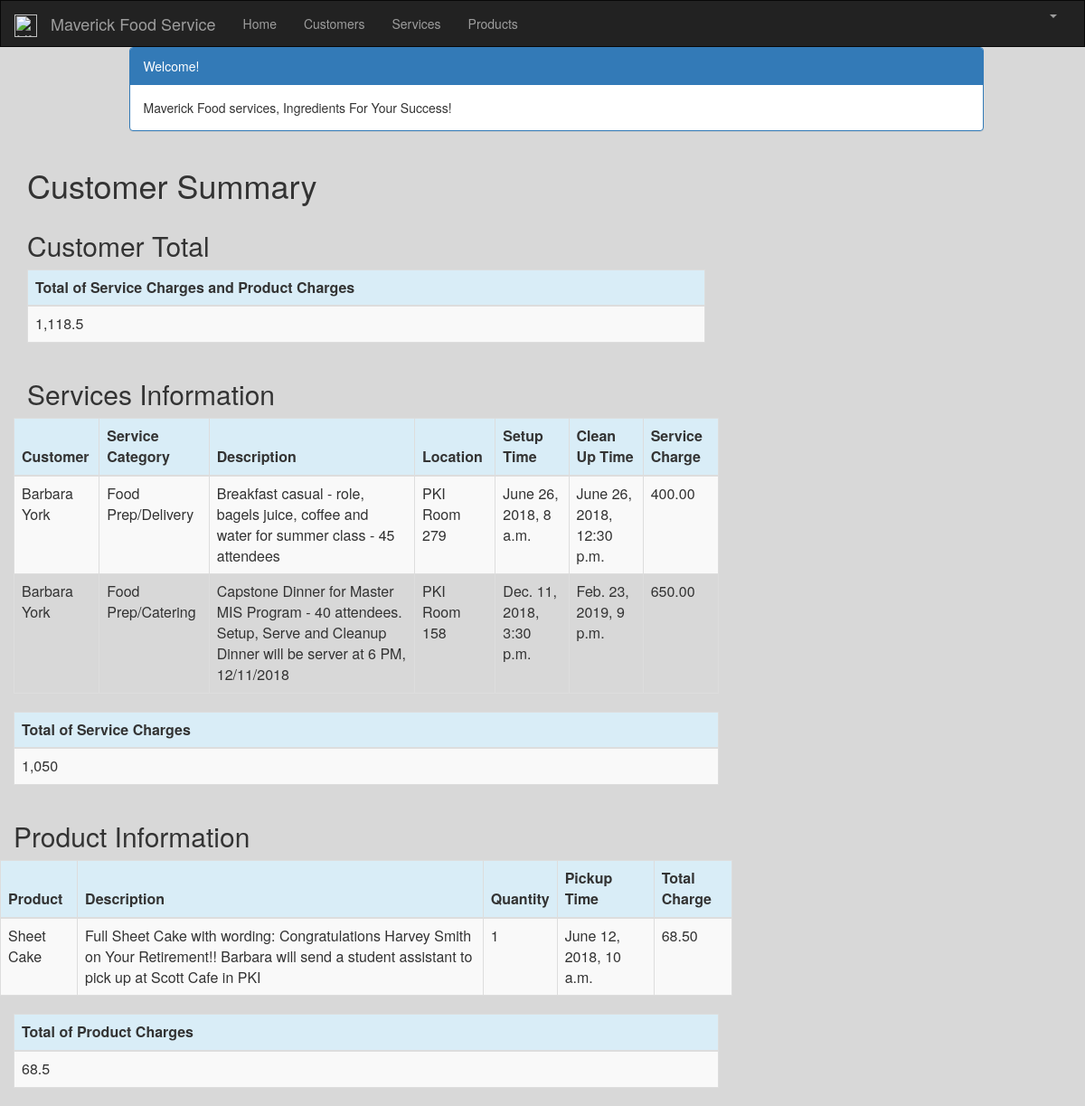
The page /customer/1/summary/ (signed in) on the database its author committed.
### crm/models.py (models this page shows, shortened)
class Service(models.Model):
    cust_name = models.ForeignKey(Customer, on_delete=models.CASCADE, related_name='services')
    service_category = models.CharField(max_length=100)
    description = models.TextField()
    location = models.CharField(max_length=200)
    setup_time = models.DateTimeField(
        default=timezone.now)
    cleanup_time = models.DateTimeField(
        default=timezone.now)
    service_charge = models.DecimalField(max_digits=10, decimal_places=2)
    created_date = models.DateTimeField(
        default=timezone.now)
    updated_date = models.DateTimeField(auto_now_add=True)

class Customer(models.Model):
    cust_name = models.CharField(max_length=50)
    organization = models.CharField(max_length=100, blank=True)
    role = models.CharField(max_length=100)
    email = models.EmailField(max_length=100)
    bldgroom = models.CharField(max_length=100)
    address = models.CharField(max_length=200)
    account_number = models.IntegerField(blank=False, null=False)
    city = models.CharField(max_length=50)
    state = models.CharField(max_length=50)
    zipcode = models.CharField(max_length=10)
    phone_number = models.CharField(max_length=50)
    created_date = models.DateTimeField(
        default=timezone.now)
    updated_date = models.DateTimeField(auto_now_add=True)
    def __str__(self):
        return str(self.cust_name)

class Product(models.Model):
    cust_name = models.ForeignKey(Customer, on_delete=models.CASCADE, related_name='products')
    product = models.CharField(max_length=100)
    p_description = models.TextField()
    quantity = models.IntegerField()
    pickup_time = models.DateTimeField(
        default=timezone.now)
    charge = models.DecimalField(max_digits=10, decimal_places=2)
    created_date = models.DateTimeField(
        default=timezone.now)
    updated_date = models.DateTimeField(auto_now_add=True)

### crm/views.py (the view)
# urls.py: path('customer/<int:pk>/summary/', views.summary, name='summary'),
@login_required
def summary(request, pk):
    customer = get_object_or_404(Customer, pk=pk)
    customers = Customer.objects.filter(created_date__lte=timezone.now())
    services = Service.objects.filter(cust_name=pk)
    products = Product.objects.filter(cust_name=pk)
    sum_service_charge = Service.objects.filter(cust_name=pk).aggregate(Sum('service_charge'))
    sum_product_charge = Product.objects.filter(cust_name=pk).aggregate(Sum('charge'))
    return render(request, 'crm/summary.html', {'customers': customers,
                                                    'products': products,
                                                    'services': services,
                                                    'sum_service_charge': sum_service_charge,
                                                    'sum_product_charge': sum_product_charge,})

### crm/templates/crm/summary.html
{% extends 'crm/base.html' %}
{% block content %}
{% load mathfilters %}
{% load humanize %}
<div class="container">
    <div class="row">
        <div class="col-md-10 col-md-offset-1">
            <div class="panel panel-primary">
                <div class="panel-heading">Welcome!</div>
                <div class="panel-body">
                    Maverick Food services, Ingredients For Your Success!
                </div>
            </div>
        </div>
    </div>
</div>
<div class="row">
    <h1 style="padding-left: 15Px">Customer Summary</h1>
</div>
    <div class="row">
        <h2 style="padding-left: 15Px">Customer Total</h2>
    </div>
    <table class="table table-striped table-bordered table-hover">
        <thead>
            <tr class="bg-info">
                <th>Total of Service Charges and Product Charges</th>
            </tr>
        </thead>
        <tbody>
            <tr>
                <td>{{ sum_service_charge.service_charge__sum|addition:sum_product_charge.charge__sum|intcomma}}</td>
            </tr>
        </tbody>
    </table>
    <div class="row">
        <h2 style="padding-left: 15Px">Services Information</h2>
    </div>
    <div class="row">
        <table class="table table-striped table-bordered table-hover">
            <thead>
            <tr class="bg-info">
                <th>Customer</th>
                <th>Service Category</th>
                <th>Description</th>
                <th>Location</th>
                <th>Setup Time</th>
                <th>Clean Up Time</th>
                <th>Service Charge</th>
            </tr>
            </thead>
            <tbody>
            {% for service in services %}
                <tr>
                    <td>{{ service.cust_name }}</td>
                    <td>{{ service.service_category }}</td>
                    <td>{{ service.description }}</td>
                    <td>{{ service.location }}</td>
                    <td>{{ service.setup_time }}</td>
                    <td>{{ service.cleanup_time }}</td>
                    <td>{{ service.service_charge|intcomma }}</td>
                </tr>
            {% endfor %}
            </tbody>
        </table>
        <table class="table table-striped table-bordered table-hover">
        <thead>
            <tr class="bg-info">
                <th>Total of Service Charges</th>
            </tr>
        </thead>
        <tbody>
            <tr>
                <td>{{ sum_service_charge.service_charge__sum|intcomma }}</td>
            </tr>
        </tbody>
    </table>
    <div class="row">
        <h2 style="padding-left: 15Px">Product Information</h2>
    </div>
    <div class="row">
        <table class="table table-striped table-bordered table-hover">
            <thead>
            <tr class="bg-info">
                <th>Product</th>
                <th>Description</th>
                <th>Quantity</th>
                <th>Pickup Time</th>
                <th>Total Charge</th>
            </tr>
            </thead>
            <tbody>
            {% for product in products %}
                <tr>
                    <td>{{ product.product }}</td>
                    <td>{{ product.p_description }}</td>
                    <td>{{ product.quantity|intcomma }}</td>
                    <td>{{ product.pickup_time }}</td>
                    <td>{{ product.charge|intcomma }}</td>
                </tr>
            {% endfor %}
            </tbody>
        </table>
    </div>
        <table class="table table-striped table-bordered table-hover">
        <thead>
            <tr class="bg-info">
                <th>Total of Product Charges</th>
            </tr>
        </thead>
        <tbody>
            <tr>
                <td>{{ sum_product_charge.charge__sum|intcomma }}</td>
            </tr>
        </tbody>
    </table>
</div>
{% endblock %}

### crm/templates/crm/base.html (style rules this page uses)
body { background-color: #d8d8d8; }

### rows shown on the page
Service: cust_name "Barbara York", service_category "Food Prep/Delivery", description "Breakfast casual - role, bagels juice, coffee and water for summer class - 45 attendees", location "PKI Room 279", setup_time "June 26, 2018, 8 a.m.", cleanup_time "June 26, 2018, 12:30 p.m.", service_charge "400.00"
Service: cust_name "Barbara York", service_category "Food Prep/Catering", description "Capstone Dinner for Master MIS Program - 40 attendees. Setup, Serve and Cleanup Dinner will be server at 6 PM, 12/11/2018", location "PKI Room 158", setup_time "Dec. 11, 2018, 3:30 p.m.", cleanup_time "Feb. 23, 2019, 9 p.m.", service_charge "650.00"
Product: product "Sheet Cake", p_description "Full Sheet Cake with wording: Congratulations Harvey Smith on Your Retirement!! Barbara will send a student assistant to pick up at Scott Cafe in PKI", quantity "1", pickup_time "June 12, 2018, 10 a.m.", charge "68.50"

### other values the page prints
{{ sum_service_charge.service_charge__sum|intcomma }} "1,050"
{{ sum_product_charge.charge__sum|intcomma }} "68.5"
